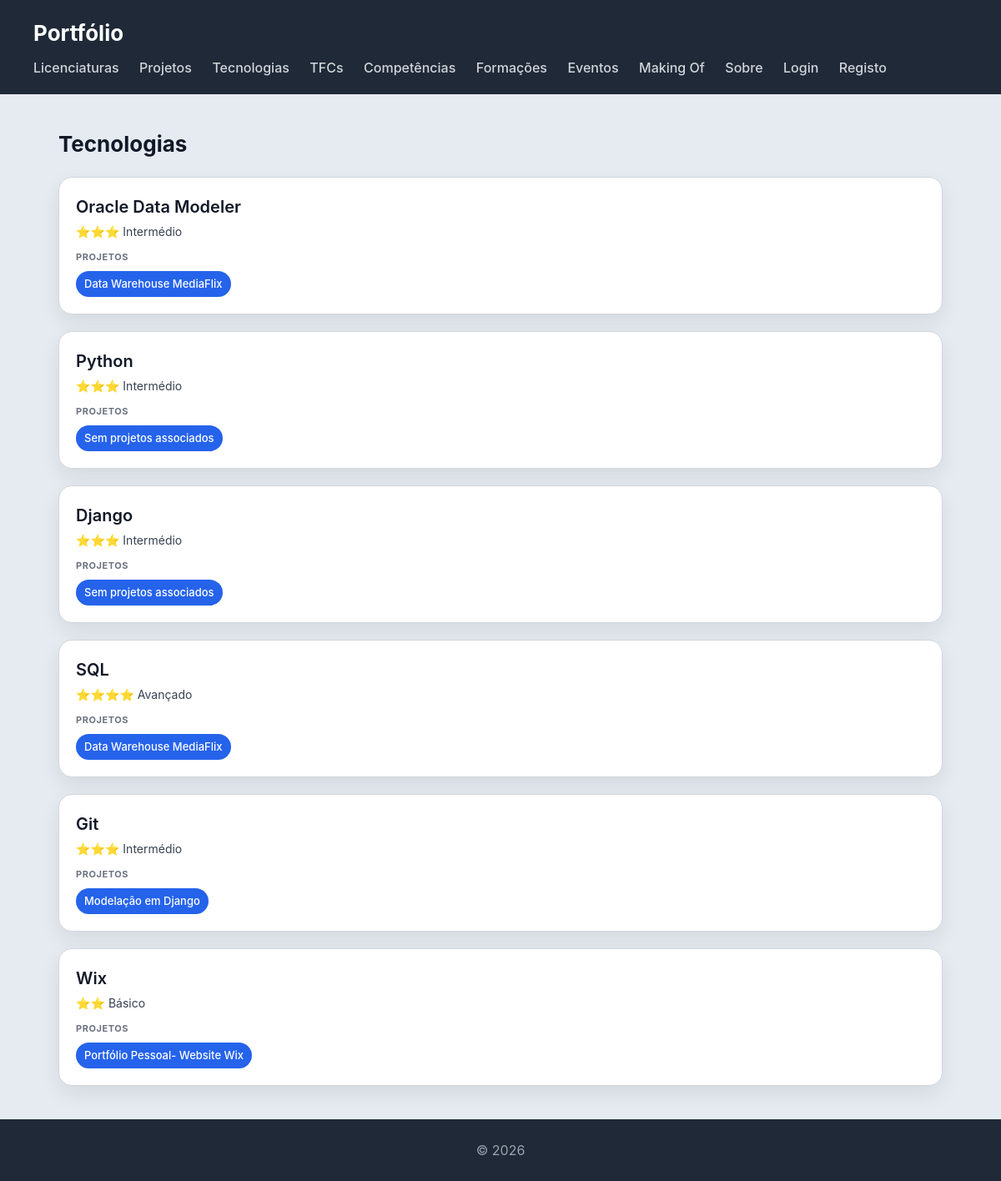
The app's page /portfolio/tecnologias/ with its own data.
### portfolio/models.py (models this page shows, shortened)
class Tecnologia(models.Model):
    NIVEL_CHOICES = [
        (1, '⭐ Iniciante'),
        (2, '⭐⭐ Básico'),
        (3, '⭐⭐⭐ Intermédio'),
        (4, '⭐⭐⭐⭐ Avançado'),
        (5, '⭐⭐⭐⭐⭐ Expert'),
    ]
    nome = models.CharField(max_length=100)
    tipo = models.ForeignKey(TipoTecnologia, on_delete=models.SET_NULL, null=True, blank=True, related_name='tecnologias')
    descricao = models.TextField(blank=True)
    logo = models.ImageField(upload_to='tecnologias/', blank=True, null=True)
    link_oficial = models.URLField(blank=True)
    nivel_interesse = models.IntegerField(choices=NIVEL_CHOICES, default=3)
    projetos = models.ManyToManyField(Projeto, blank=True, related_name='tecnologias_usadas')

class Projeto(models.Model):
    unidade_curricular = models.ForeignKey(UnidadeCurricular, on_delete=models.SET_NULL, null=True, blank=True, related_name='projetos')
    nome = models.CharField(max_length=200)
    descricao = models.TextField()
    tecnologias = models.TextField(help_text="Ex: Python, Django, HTML, CSS")
    imagem = models.ImageField(upload_to='projetos/', blank=True, null=True)
    video_url = models.URLField(blank=True, help_text="Link para video demo no YouTube")
    link_github = models.URLField(blank=True)
    data = models.DateField(blank=True, null=True)
    conceitos_aplicados = models.TextField(blank=True, help_text="Conceitos da UC aplicados neste projeto")

### portfolio/views.py (the view)
# urls.py: path('tecnologias/', views.tecnologias_view, name='tecnologias'),
def tecnologias_view(request):
    tecnologias = Tecnologia.objects.prefetch_related('projetos').all()
    return render(request, 'portfolio/tecnologias.html', {
        'tecnologias': tecnologias,
        'is_gestor': is_gestor(request.user)
    })

### portfolio/views.py (called while the page is built)
def is_gestor(user):
    return user.is_authenticated and user.groups.filter(name='gestor-portfolio').exists()

### portfolio/templates/portfolio/tecnologias.html (shortened to what this page needs)
{% extends "portfolio/base.html" %}
{% block content %}
<h2>Tecnologias</h2>
<section>
  {% for tecnologia in tecnologias %}
  <article>
    <header>
      <h3>{{ tecnologia.nome }}</h3>
      <p>{{ tecnologia.get_nivel_interesse_display }}</p>
    </header>
    <section>
      <h4>Projetos</h4>
      <ul>
        {% for projeto in tecnologia.projetos.all %}
          <li>{{ projeto.nome }}</li>
        {% empty %}
          <li>Sem projetos associados</li>
        {% endfor %}
      </ul>
    </section>
  </article>
  {% endfor %}
</section>
{% endblock %}

### escola/static/escola/styles.css (style rules this page uses)
* { box-sizing: border-box; margin: 0; padding: 0; }
body { font-family: "Inter", "Segoe UI", system-ui, -apple-system, sans-serif; background: #e6ebf2; color: #111827; line-height: 1.5; }
h2 { margin-bottom: 20px; font-size: 26px; }
section > article { background: white; padding: 20px; border-radius: 16px; border: 1px solid #d1d5db; box-shadow: 0 10px 25px rgba(0,0,0,0.08); transition: all 0.25s ease; margin-bottom: 20px; }
article > header { margin-bottom: 12px; }
article > header > h3 { font-size: 20px; font-weight: 600; margin-bottom: 4px; }
article > header > p { font-size: 14px; color: #374151; }
article > section { margin-top: 10px; }
article > section > h4 { font-size: 11px; text-transform: uppercase; color: #6b7280; margin-bottom: 8px; letter-spacing: 0.05em; }
article > section > ul { list-style: none; display: flex; flex-wrap: wrap; gap: 8px; }
article > section > ul > li { background: #2563eb; color: white; padding: 6px 10px; border-radius: 999px; font-size: 13px; font-weight: 500; }

### records on screen
Tecnologia: nome "Oracle Data Modeler", nivel_interesse "⭐⭐⭐ Intermédio"
Projeto: nome "Data Warehouse MediaFlix"
Tecnologia: nome "Python", nivel_interesse "⭐⭐⭐ Intermédio"
Tecnologia: nome "Django", nivel_interesse "⭐⭐⭐ Intermédio"
Tecnologia: nome "SQL", nivel_interesse "⭐⭐⭐⭐ Avançado"
Tecnologia: nome "Git", nivel_interesse "⭐⭐⭐ Intermédio"
Projeto: nome "Modelação em Django"
Tecnologia: nome "Wix", nivel_interesse "⭐⭐ Básico"
Projeto: nome "Portfólio Pessoal- Website Wix"
